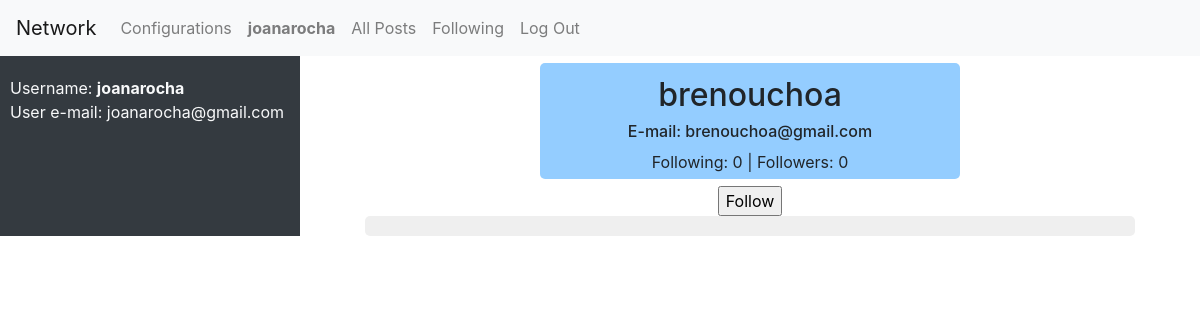
/user/brenouchoa/ (signed in), run on the app's committed database.
### network/models.py (models this page shows, shortened)
class User(AbstractUser):
    users_following = models.ManyToManyField('User', blank=True, null=True, related_name='followed_by')
    watchlist = models.ManyToManyField('Post', blank=True, null=True, related_name='watched_by')
    @property
    def number_followers(self):
        return len(self.followed_by.all())
    @property
    def number_following(self):
        return len(self.users_following.all())

### network/views.py (the view)
# urls.py: path("user/<str:username>/", views.view_user, name="view_user"),
def view_user(request, username):
    logged_user = request.user
    try:
        user = User.objects.get(username=username)
    except:
        pass
    posts = Post.objects.filter(user=user)
    if logged_user.is_authenticated:
        following = logged_user.users_following.filter(pk=user.id).exists()
    else:
        following = None
    return render(request, 'network/user.html', {
        "searched_user": user,
        "posts": posts,
        "user": logged_user,
        "following": following
    })

### network/templates/network/user.html (shortened to what this page needs)
{% extends "network/layout.html" %}
{% load static %}
{% block body %}
    <div class="container-fluid">
        <div class="row">
            <div class="col-sm-3 column-flex bg-dark align-items-center text-light" id="user-info">
                {% if user.is_authenticated %}
                    <div class="justify-content-center align-items-center">
                        Username: <strong>{{ user.username }}</strong>
                    </div>
                    <div>
                        User e-mail: {{ user.email }}
                    </div>
                {% endif %}
            </div>
            <div class="col-sm-9" id="network-content">
                <div class="col-sm-12 d-flex align-items-center flex-column">
                    <div class="user-profile-info col-sm-6 align-items-center d-flex flex-column">
                        <h2>{{ searched_user.username }}</h2>
                        <h6>E-mail: {{ searched_user.email }}</h6>
                        <span>Following: {{ searched_user.number_following }} | Followers: {{ searched_user.number_followers }}</span>
                    </div>
                    {% if user.is_authenticated and user.id != searched_user.id %}
                        <div class="col-sm-6 align-items-center d-flex flex-column">
                            <form method="post" action="{% url 'follow_unfollow_user' %}">
                                {% if following %}
                                    <input type="submit" value="Unfollow">
                                {% else %}
                                    <input type="submit" value="Follow">
                                {% endif %}
                            </form>
                        </div>
                    {% endif %}
                    <div class="posts-placement col-sm-11 column-flex d-flex align-items-center"></div>
                </div>
            </div>
        </div>
    </div>
{% endblock %}

### network/templates/network/layout.html (shortened to what this page needs)
{% load static %}
<!DOCTYPE html>
<html lang="en">
    <head>
        <link rel="stylesheet" href="https://stackpath.bootstrapcdn.com/bootstrap/4.4.1/css/bootstrap.min.css">
        <link href="{% static 'network/styles.css' %}" rel="stylesheet">
    </head>
    <body>
        <nav class="navbar navbar-expand-lg navbar-light bg-light">
            <a class="navbar-brand" href="#">Network</a>
            <div>
              <ul class="navbar-nav mr-auto">
                {% if user.is_authenticated %}
                    <li class="nav-item">
                        <a class="nav-link" id="menu">Configurations</a>
                    </li>
                    <li class="nav-item">
                        <a class="nav-link"><strong id="username">{{ user.username }}</strong></a>
                    </li>
                {% endif %}
                <li class="nav-item">
                    <a class="nav-link" id="all-posts" href="{% url 'index' %}">All Posts</a>
                </li>
                {% if user.is_authenticated %}
                    <li class="nav-item">
                        <a class="nav-link" href="{% url 'following' %}">Following</a>
                    </li>
                    <li class="nav-item">
                        <a class="nav-link" href="{% url 'logout' %}">Log Out</a>
                    </li>
                {% endif %}
              </ul>
            </div>
          </nav>
        <div class="body">
            {% block body %}
            {% endblock %}
        </div>
    </body>
</html>

### network/static/network/styles.css (style rules this page uses)
.posts-placement { display: flex; flex-direction: column; gap: 20px; background-color: rgb(239, 239, 239); border-radius: 5px; padding-top: 10px; padding-bottom: 10px; }
#user-info { padding: 10px; padding-top: 20px; }
.user-profile-info { margin: 7px; background-color: rgb(148, 205, 255); padding: 5px; border-radius: 5px; }

### data on the page
User: username "joanarocha", email "joanarocha@gmail.com"
User: username "brenouchoa", email "brenouchoa@gmail.com", number_following "0", number_followers "0"
